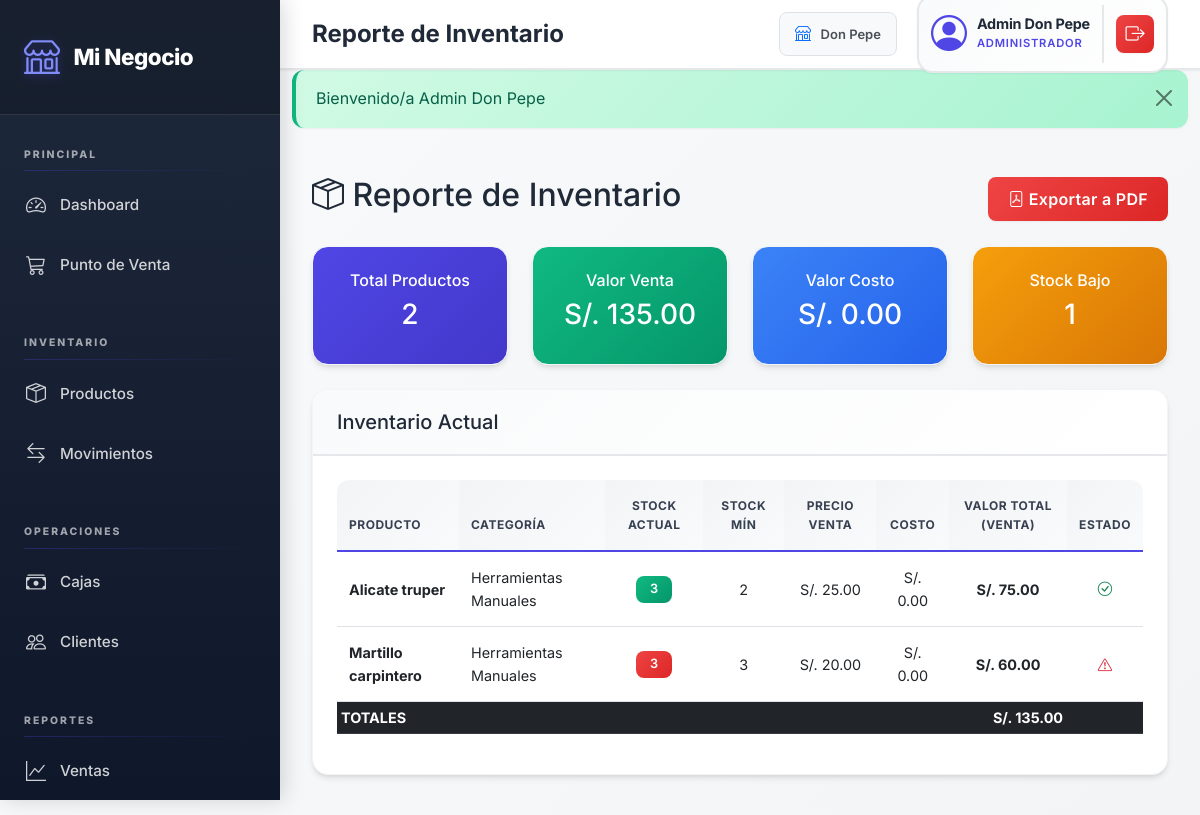
The page /views/reportes/inventario.php (signed in) on the database its author committed.
### tables this page shows
CREATE TABLE `productos` (
  `id` int(11) NOT NULL,
  `tienda_id` int(11) NOT NULL,
  `categoria_id` int(11) DEFAULT NULL,
  `unidad_medida_id` int(11) DEFAULT NULL,
  `nombre` varchar(100) NOT NULL,
  `descripcion` text DEFAULT NULL,
  `codigo_barra` varchar(50) DEFAULT NULL,
  `precio_compra` decimal(10,2) NOT NULL DEFAULT 0.00,
  `precio_venta` decimal(10,2) NOT NULL,
  `stock_minimo` int(11) NOT NULL DEFAULT 0,
  `stock_actual` int(11) NOT NULL DEFAULT 0,
  `activo` tinyint(1) NOT NULL DEFAULT 1,
  `aplica_igv` tinyint(1) NOT NULL DEFAULT 1,
  `created_at` timestamp NOT NULL DEFAULT current_timestamp(),
  `updated_at` timestamp NOT NULL DEFAULT current_timestamp() ON UPDATE current_timestamp()
);

CREATE TABLE `categorias` (
  `id` int(11) NOT NULL,
  `tienda_id` int(11) DEFAULT NULL COMMENT 'NULL = Global (SUPER_ADMIN), valor = Personalizada',
  `nombre` varchar(100) NOT NULL,
  `descripcion` text DEFAULT NULL,
  `tipo_negocio` enum('ALIMENTOS','FERRETERIA','FARMACIA','ROPA','TECNOLOGIA','LIMPIEZA','LIBRERIA','MASCOTAS','VARIADO') DEFAULT 'VARIADO',
  `es_global` tinyint(1) DEFAULT 1 COMMENT '1=Global, 0=Personalizada',
  `activo` tinyint(1) DEFAULT 1,
  `created_at` timestamp NOT NULL DEFAULT current_timestamp(),
  `updated_at` timestamp NOT NULL DEFAULT current_timestamp() ON UPDATE current_timestamp()
);

### config/config.php (called while the page is built, shortened)
<?php
function formatMoney($amount) {
    return 'S/. ' . number_format($amount ?? 0, 2);
}
function e($value) {
    return htmlspecialchars((string)$value, ENT_QUOTES, 'UTF-8');
}
function getTiendaId() {
    return $_SESSION['tienda_id'] ?? null;
}

### views/reportes/inventario.php (the view, shortened to what this page needs)
<?php
require_once '../../config/config.php';
include '../layouts/header.php';
$db = Database::getInstance()->getConnection();
$sql = "
    SELECT p.*, c.nombre as categoria
    FROM productos p
    LEFT JOIN categorias c ON p.categoria_id = c.id
    WHERE p.activo = TRUE
";
if (!isSuperAdmin()) {
    $sql .= " AND p.tienda_id = " . getTiendaId();
}
$sql .= " ORDER BY p.categoria_id, p.nombre ASC";
$stmt = $db->query($sql);
$productos = $stmt->fetchAll();
$valor_costo = 0;
$valor_venta = 0;
$productos_bajo_stock = 0;
foreach ($productos as $producto) {
    $valor_costo += ($producto['precio_compra'] ?? 0) * $producto['stock_actual'];
    $valor_venta += $producto['precio_venta'] * $producto['stock_actual'];
    if ($producto['stock_actual'] <= $producto['stock_minimo']) {
        $productos_bajo_stock++;
    }
}
?>
<div class="row">
    <div class="col-12">
        <div class="d-flex justify-content-between align-items-center mb-4">
            <h2><i class="bi bi-box-seam"></i> Reporte de Inventario</h2>
            <a href="<?php echo e(BASE_URL); ?>/controllers/ReporteController.php?action=inventario_pdf"
               class="btn btn-danger" target="_blank">
                <i class="bi bi-file-pdf"></i> Exportar a PDF
            </a>
        </div>
    </div>
</div>
<div class="row mb-4">
    <div class="col-md-3">
        <div class="card bg-primary text-white">
            <div class="card-body text-center">
                <h6>Total Productos</h6>
                <h3><?php echo e(count($productos)); ?></h3>
            </div>
        </div>
    </div>
    <div class="col-md-3">
        <div class="card bg-success text-white">
            <div class="card-body text-center">
                <h6>Valor Venta</h6>
                <h3><?php echo e(formatMoney($valor_venta)); ?></h3>
            </div>
        </div>
    </div>
    <div class="col-md-3">
        <div class="card bg-info text-white">
            <div class="card-body text-center">
                <h6>Valor Costo</h6>
                <h3><?php echo e(formatMoney($valor_costo)); ?></h3>
            </div>
        </div>
    </div>
    <div class="col-md-3">
        <div class="card bg-warning">
            <div class="card-body text-center">
                <h6>Stock Bajo</h6>
                <h3><?php echo e($productos_bajo_stock); ?></h3>
            </div>
        </div>
    </div>
</div>
<div class="row">
    <div class="col-12">
        <div class="card">
            <div class="card-header">
                <h5 class="mb-0">Inventario Actual</h5>
            </div>
            <div class="card-body">
                <div class="table-responsive">
                    <table class="table table-hover table-sm">
                        <thead>
                            <tr>
                                <th>Producto</th>
                                <th>Categoría</th>
                                <th class="text-center">Stock Actual</th>
                                <th class="text-center">Stock Mín</th>
                                <th class="text-center">Precio Venta</th>
                                <th class="text-center">Costo</th>
                                <th class="text-center">Valor Total (Venta)</th>
                                <th class="text-center">Estado</th>
                            </tr>
                        </thead>
                        <tbody>
                            <?php foreach ($productos as $producto): ?>
                            <tr>
                                <td><strong><?php echo e($producto['nombre']); ?></strong></td>
                                <td><?php echo e($producto['categoria']); ?></td>
                                <td class="text-center">
                                    <?php if ($producto['stock_actual'] <= $producto['stock_minimo']): ?>
                                        <span class="badge bg-danger"><?php echo e($producto['stock_actual']); ?></span>
                                    <?php else: ?>
                                        <span class="badge bg-success"><?php echo e($producto['stock_actual']); ?></span>
                                    <?php endif; ?>
                                </td>
                                <td class="text-center"><?php echo e($producto['stock_minimo']); ?></td>
                                <td class="text-center"><?php echo e(formatMoney($producto['precio_venta'])); ?></td>
                                <td class="text-center"><?php echo e(formatMoney($producto['precio_compra'] ?? 0)); ?></td>
                                <td class="text-center"><strong><?php echo e(formatMoney($producto['precio_venta'] * $producto['stock_actual'])); ?></strong></td>
                                <td class="text-center">
                                    <?php if ($producto['stock_actual'] <= $producto['stock_minimo']): ?>
                                        <i class="bi bi-exclamation-triangle text-danger" title="Stock bajo"></i>
                                    <?php else: ?>
                                        <i class="bi bi-check-circle text-success" title="OK"></i>
                                    <?php endif; ?>
                                </td>
                            </tr>
                            <?php endforeach; ?>
                        </tbody>
                        <tfoot>
                            <tr class="table-dark">
                                <th colspan="6">TOTALES</th>
                                <th class="text-end"><?php echo e(formatMoney($valor_venta)); ?></th>
                                <th></th>
                            </tr>
                        </tfoot>
                    </table>
                </div>
            </div>
        </div>
    </div>
</div>
<?php include '../layouts/footer.php'; ?>

### assets/css/style.css (style rules this page uses)
:root { --primary-color: #4F46E5; --primary-dark: #4338CA; --primary-light: #818CF8; --secondary-color: #64748B; --success-color: #10B981; --danger-color: #EF4444; --warning-color: #F59E0B; --info-color: #3B82F6; --gray-50: #F9FAFB; --gray-100: #F3F4F6; --gray-200: #E5E7EB; --gray-300: #D1D5DB; --gray-600: #4B5563; --gray-700: #374151; --gray-800: #1F2937; --gray-900: #111827; --font-primary: 'Inter', -apple-system, BlinkMacSystemFont, 'Segoe UI', sans-serif; --font-mono: 'JetBrains Mono', 'Courier New', monospace; --spacing-xs: 0.25rem; --spacing-sm: 0.5rem; --spacing-md: 1rem; --spacing-lg: 1.5rem; --spacing-xl: 2rem; --radius-sm: 0.375rem; --radius-md: 0.5rem; --radius-lg: 0.75rem; --radius-xl: 1rem; --shadow-sm: 0 1px 2px 0 rgba(0, 0, 0, 0.05); --shadow-md: 0 4px 6px -1px rgba(0, 0, 0, 0.1), 0 2px 4px -1px rgba(0, 0, 0, 0.06); --shadow-lg: 0 10px 15px -3px rgba(0, 0, 0, 0.1), 0 4px 6px -2px rgba(0, 0, 0, 0.05); --shadow-xl: 0 20px 25px -5px rgba(0, 0, 0, 0.1), 0 10px 10px -5px rgba(0, 0, 0, 0.04); }
* { margin: 0; padding: 0; box-sizing: border-box; }
body { font-family: var(--font-primary); background: linear-gradient(135deg, var(--gray-50) 0%, var(--gray-100) 100%); background-attachment: fixed; color: var(--gray-800); line-height: 1.6; min-height: 100vh; overflow-x: hidden; -webkit-font-smoothing: antialiased; -moz-osx-font-smoothing: grayscale; }
.card { border: none; border-radius: var(--radius-xl); box-shadow: var(--shadow-md); transition: all 0.3s cubic-bezier(0.4, 0, 0.2, 1); background: white; overflow: hidden; border: 1px solid var(--gray-100); }
.card-header { background: linear-gradient(135deg, var(--gray-50) 0%, white 100%); border-bottom: 2px solid var(--gray-200); font-weight: 700; padding: 1.25rem 1.5rem; font-size: 1.1rem; color: var(--gray-800); }
.card-body { padding: 1.5rem; }
.btn { border-radius: var(--radius-md); font-weight: 600; padding: 0.625rem 1.25rem; transition: all 0.3s ease; border: none; box-shadow: var(--shadow-sm); letter-spacing: 0.3px; }
.btn-danger { background: linear-gradient(135deg, #EF4444 0%, #DC2626 100%); }
.table { font-size: 0.9rem; }
.table thead th { background: linear-gradient(135deg, var(--gray-100) 0%, var(--gray-50) 100%); border-bottom: 2px solid var(--primary-color); font-weight: 700; text-transform: uppercase; font-size: 0.75rem; color: var(--gray-700); letter-spacing: 0.5px; padding: 1rem 0.75rem; }
.table tbody tr { transition: all 0.2s ease; }
.table tbody td { padding: 0.875rem 0.75rem; vertical-align: middle; }
.table-responsive { border-radius: var(--radius-lg); overflow-x: auto; overflow-y: hidden; -webkit-overflow-scrolling: touch; }
.table-responsive > table { min-width: 600px; }
.badge { font-weight: 600; padding: 0.45rem 0.85rem; border-radius: var(--radius-md); letter-spacing: 0.3px; font-size: 0.8rem; }
.badge.bg-success { background: linear-gradient(135deg, #10B981 0%, #059669 100%) !important; }
.badge.bg-danger { background: linear-gradient(135deg, #EF4444 0%, #DC2626 100%) !important; }
.bg-primary { background: linear-gradient(135deg, var(--primary-color) 0%, var(--primary-dark) 100%) !important; color: white !important; }
.bg-success { background: linear-gradient(135deg, #10B981 0%, #059669 100%) !important; color: white !important; }
.bg-danger { background: linear-gradient(135deg, #EF4444 0%, #DC2626 100%) !important; color: white !important; }
.bg-warning { background: linear-gradient(135deg, #F59E0B 0%, #D97706 100%) !important; color: white !important; }
.bg-info { background: linear-gradient(135deg, #3B82F6 0%, #2563EB 100%) !important; color: white !important; }

### rows shown on the page
productos: nombre "Alicate truper", categoria.nombre "Herramientas Manuales", stock_actual "3", stock_minimo "2", precio_venta "S/. 25.00", precio_compra "S/. 0.00", formatMoney($producto['precio_venta'] * $producto['stock_actual']) "S/. 75.00"
productos: nombre "Martillo carpintero", categoria.nombre "Herramientas Manuales", stock_actual "3", stock_minimo "3", precio_venta "S/. 20.00", precio_compra "S/. 0.00", formatMoney($producto['precio_venta'] * $producto['stock_actual']) "S/. 60.00"

### other values the page prints
$page_title "Reporte de Inventario"
getTiendaNombre() "Don Pepe"
$_SESSION['nombre'] "Admin Don Pepe"
$_SESSION['rol'] "ADMINISTRADOR"
$flash['message'] "Bienvenido/a Admin Don Pepe"
count($productos) "2"
formatMoney($valor_venta) "S/. 135.00"
formatMoney($valor_costo) "S/. 0.00"
$productos_bajo_stock "1"
